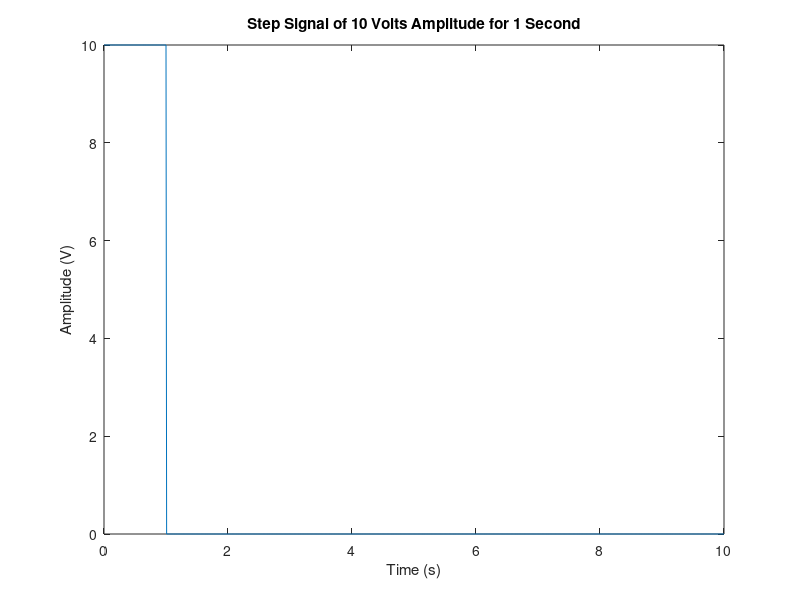
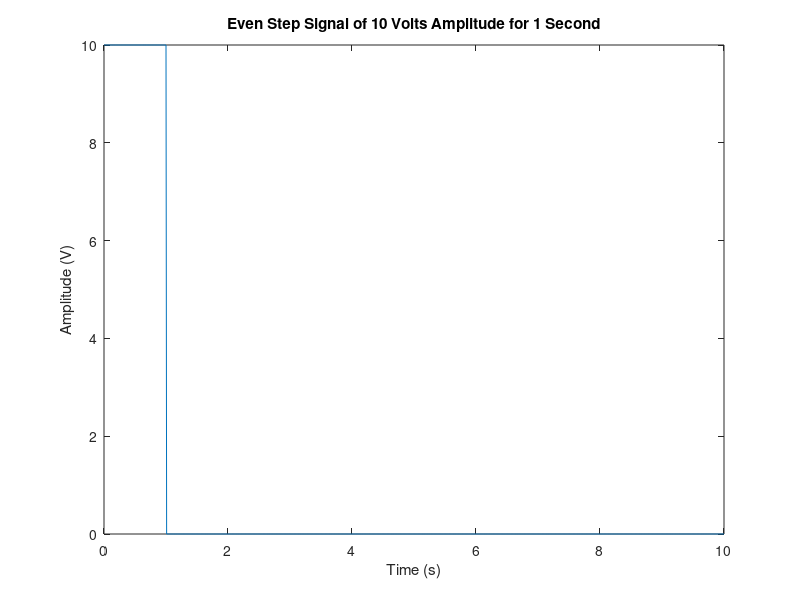
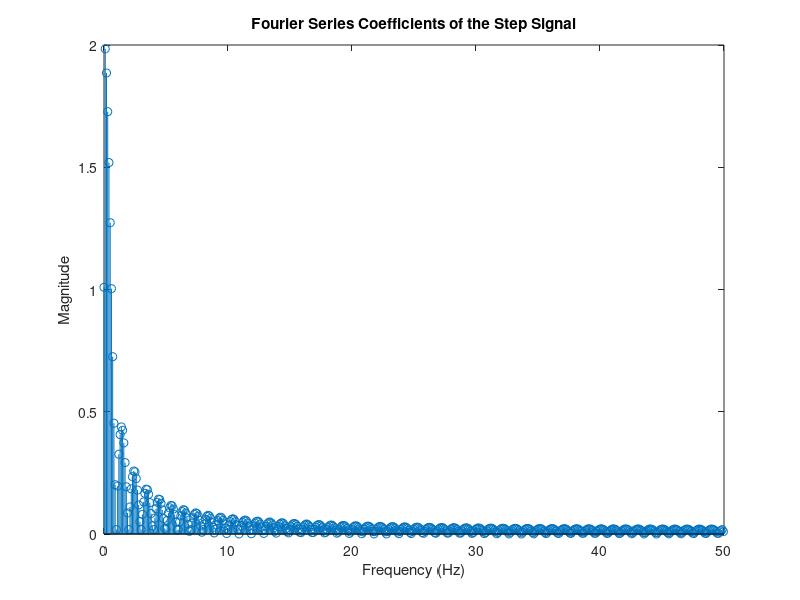

MATLAB code for these plots, in order:
clc, clear, close all;
t = 0:0.01:10;   % define the time vector with a step of 0.01s
y = zeros(size(t));   % create a zero vector of the same size as t
y(t<=1) = 10;   % set the values of y to 10 for t<=1
figure(1)
plot(t,y);   % plot the step signal
xlabel('Time (s)');
ylabel('Amplitude (V)');
title('Step Signal of 10 Volts Amplitude for 1 Second');



figure(2)
t = 0:0.01:10;   % define the time vector with a step of 0.01s
y = zeros(size(t));   % create a zero vector of the same size as t
y(t<=1) = 10;   % set the values of y to 10 for t<=1
y(t>5) = -y(t>5);   % reflect the positive half of the signal about the x-axis
plot(t,y);   % plot the even step signal
xlabel('Time (s)');
ylabel('Amplitude (V)');
title('Even Step Signal of 10 Volts Amplitude for 1 Second');


figure(3)
t = 0:0.01:10;   % define the time vector with a step of 0.01s
y = zeros(size(t));   % create a zero vector of the same size as t
y(t<=1) = 10;   % set the values of y to 10 for t<=1
T = 10;   % define the period of the signal
fs = 1/0.01;   % define the sample frequency
N = length(y);   % number of samples

% Obtain the Fourier series coefficients
fourier_coeff = (1/N) * fft(y);   % fft of the signal
fourier_coeff = fourier_coeff(1:N/2+1);   % only positive frequencies
fourier_coeff(2:end-1) = 2*fourier_coeff(2:end-1);   % multiply by 2, except the first and last terms

% Define the frequency axis
f = fs*(0:(N/2))/N;

% Plot the magnitude of the Fourier coefficients
stem(f,abs(fourier_coeff));
xlabel('Frequency (Hz)');
ylabel('Magnitude');
title('Fourier Series Coefficients of the Step Signal');
